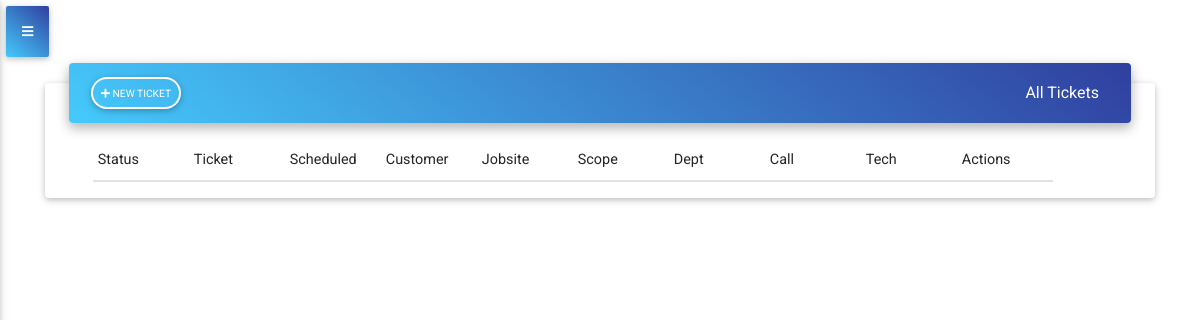
Page /tickets/ (signed in) on the earlier database version.
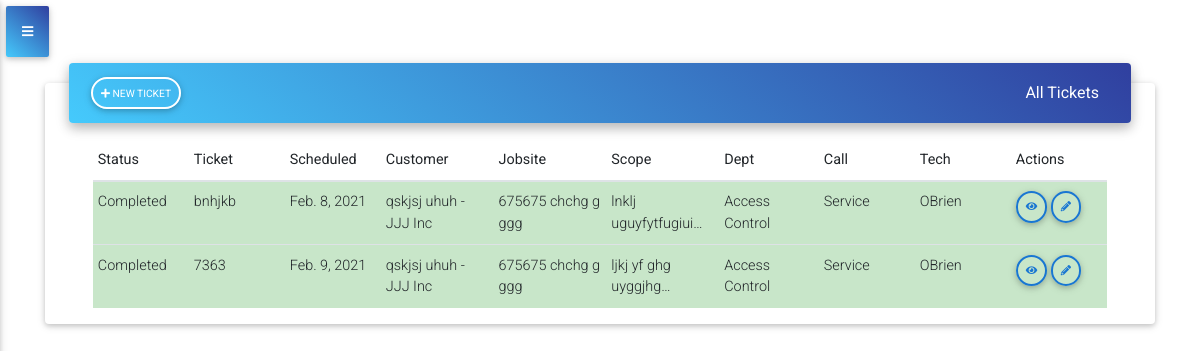
Same page on the later database version.
### ticket/models.py (models this page shows, shortened)
class Ticket(models.Model):
    ticket_number = models.CharField(primary_key=True, max_length=10)
    t_customer = models.ForeignKey(Customer,null=True, on_delete=models.SET_NULL)
    t_jobsite = models.ForeignKey(Jobsite, null=True, on_delete=models.SET_NULL)
    stop = models.CharField(choices=STOP, max_length=254, default='1st')
    assigned = models.ManyToManyField(AccountUser, blank=True)
    department = models.ForeignKey(ServiceProvided,null=True, on_delete=models.SET_NULL)
    t_type = models.ForeignKey(TicketType,null=True, on_delete=models.SET_NULL)
    scope = models.TextField()
    repair_notes = models.TextField(blank=True)
    additional_work = models.TextField(blank=True)
    schedule = models.DateField(default=datetime.date.today)
    start_job = models.BooleanField(default=False)
    completed = models.BooleanField(default=False)
    created_at = models.DateTimeField(auto_now_add=True)
    updated_at = models.DateTimeField(auto_now=True)
    start_time = models.DateTimeField(blank=True,null=True)
    end_time = models.DateTimeField(blank=True,null=True)
    account = models.ForeignKey(AccountCompany, on_delete=models.CASCADE)

class ServiceProvided(models.Model):
    name = models.CharField(max_length=100)
    account = models.ForeignKey(AccountCompany, on_delete=models.CASCADE)
    def __str__(self):
        return self.name

class TicketType(models.Model):
    name = models.CharField(max_length=100)
    account = models.ForeignKey(AccountCompany, on_delete=models.CASCADE)
    def __str__(self):
        return self.name

### customer/models.py (models this page shows, shortened)
class Customer(models.Model):
    fname = models.CharField(max_length=50)
    lname = models.CharField(max_length=50)
    email = models.EmailField()
    phone_number = PhoneField()
    company = models.ForeignKey(Company,null=True, on_delete=models.SET_NULL)
    note = models.TextField()
    account = models.ForeignKey(AccountCompany, on_delete=models.CASCADE)
    def __str__(self):
        return self.fname + ' ' + self.lname + ' - ' + str(self.company)

class Company(models.Model):
    name = models.CharField(max_length=100)
    address1 = models.CharField(max_length=100)
    address2 = models.CharField(max_length=100, blank=True)
    city = models.CharField(max_length=100)
    state = models.CharField(max_length=2)
    zip_code = models.PositiveIntegerField()
    account = models.ForeignKey(AccountCompany, on_delete=models.CASCADE)
    def __str__(self):
        return self.name

class Jobsite(models.Model):
    address1 = models.CharField(max_length=100)
    address2 = models.CharField(max_length=100, blank=True)
    city = models.CharField(max_length=100)
    state = models.CharField(max_length=2)
    zip_code = models.PositiveIntegerField()
    contact_name = models.CharField(max_length=100)
    contact_phone = PhoneField()
    account = models.ForeignKey(AccountCompany, on_delete=models.CASCADE)
    def __str__(self):
        return self.address1 +' '+ self.address2 +' '+ self.city

### accounts/models.py (models this page shows)
class AccountUser(models.Model):
    user = models.OneToOneField(User, on_delete=models.CASCADE)
    account = models.ForeignKey(AccountCompany, on_delete=models.CASCADE)
    company = models.CharField(max_length=100, blank=True)
    role = models.CharField(choices=ROLES, max_length=20, null=True, default='Tech')
    def __str__(self):
        return str(self.user.username)

### ticket/views.py (the view)
# urls.py: path('tickets/', views.TicketListView.as_view(), name='all_tickets'),
class TicketListView(LoginRequiredMixin,ListView):
    model = Ticket
    context_object_name = 'ticket'
    def get_context_data(self, **kwargs):
        context = super().get_context_data(**kwargs)
        context['tech_ticket'] = tech_tickets(self.request)
        context['ticket_count'] = ticket_count(self.request)
        context['tech_ticket_count'] = tech_ticket_count(self.request)
        context['todays_tickets'] = todays_tickets(self.request)
        context['tech_todays_tickets'] = tech_todays_tickets(self.request)
        context['todays_tickets_count'] = todays_tickets_count(self.request)
        context['in_progress_count'] = in_progress_count(self.request)
        context['completed_today_tickets_count'] = completed_today_tickets_count(self.request)
        context['tech_todays_tickets_count'] = tech_todays_tickets_count(self.request)
        context['tech_completed_today_tickets_count'] = tech_completed_today_tickets_count(self.request)
        context['ticket'] = ticket(self.request)
        return context

### accounts/models.py (called while the page is built)
    def __str__(self):
        return self.company_name

### service_ticket_app/utils.py (called while the page is built)
def ticket_count(request):
    count = Ticket.objects.filter(account=request.user.accountuser.account).count()
    return count

def todays_tickets_count(request):
    todays_tickets_count = Ticket.objects.filter(account=request.user.accountuser.account, schedule=datetime.date.today()).count()
    return todays_tickets_count

def todays_tickets(request):
    todays_tickets = Ticket.objects.filter(account=request.user.accountuser.account, schedule=datetime.date.today())
    return todays_tickets

def in_progress_count(request):
    in_progress_count = Ticket.objects.filter(account=request.user.accountuser.account, schedule=datetime.date.today(),start_job=True,completed=False).count()
    return in_progress_count

def completed_today_tickets_count(request):
    completed_today_tickets_count = Ticket.objects.filter(account=request.user.accountuser.account, schedule=datetime.date.today(), start_job=True, completed=True).count()
    return completed_today_tickets_count

def tech_ticket_count(request):
    count = Ticket.objects.filter(account=request.user.accountuser.account, assigned=request.user.accountuser).count()
    return count

### ticket/templates/ticket/ticket_list.html (shortened to what this page needs)
{% extends 'base.html' %}
{% block content %}
<div class="card card-cascade narrower">
    <div class="view view-cascade gradient-card-header blue-gradient narrower py-2 mx-4 mb-3 d-flex justify-content-between align-items-center">
        <div class='justify-content-start'>
            <a href="{% url 'ticket_app:new_ticket' %}" type="button" class="btn btn-outline-white btn-rounded btn-sm px-2">
                <i class="fas fa-plus mt-0"></i> New Ticket
            </a>
        </div>
        <div>
            <div class="white-text mx-3">All Tickets</div>
        </div>
    </div>
    <div class="px-5">
        <div class="table-wrapper">
            <table id="ticket_list" class="table table-hover table-sm table-responsive" width="100%">
                <thead>
                    <tr>
                        <th class="th-sm">Status
                        </th>
                        <th class="th-sm">Ticket
                        </th>
                        <th class="th-sm">Scheduled
                        </th>
                        <th class="th-sm">Customer
                        </th>
                        <th class="th-sm">Jobsite
                        </th>
                        <th class="th-sm">Scope
                        </th>
                        <th class="th-sm">Dept
                        </th>
                        <th class="th-sm">Call
                        </th>
                        <th class="th-sm">Tech
                        </th>
                        <th class="th-sm">Actions
                        </th>
                    </tr>
                </thead>
                <tbody>
                {% if user.accountuser.role == 'Admin' %}
                    {% for t in ticket %}
                    {% if t.completed == True %}
                        <tr class="green lighten-4">
                            <td>Completed</td>
                    {% elif t.start_job == True and t.completed == False %}
                        <tr class="blue lighten-4">
                            <td>In Progress</td>
                    {% else %}
                        <tr class="grey lighten-2">
                            <td>Incomplete</td>
                    {% endif %}
                            <td>{{ t.ticket_number }}</td>
                            <td> {{ t.schedule }} </td>
                            <td>{{ t.t_customer}}</td>
                            <td>{{ t.t_jobsite }}</td>
                            <td>{{ t.scope|truncatechars:20 }}</td>
                            <td>{{ t.department }}</td>
                            <td>{{ t.t_type }}</td>
                            <td>
                                {% for t in t.assigned.all %}
                                    {{ t }}
                                {% endfor %}
                            </td>
                            <td>
                                <a href="{% url 'ticket_app:ticket_detail' pk=t.ticket_number %}" type="button" class="btn btn-outline-blue btn-rounded btn-sm px-2">
                                    <i class="fas fa-eye lt mt-0"></i>
                                </a>
                                <a href="{% url 'ticket_app:ticket_update' pk=t.ticket_number %}" type="button" class="btn btn-outline-blue btn-rounded btn-sm px-2">
                                    <i class="fas fa-pencil-alt lt mt-0"></i>
                                </a>
                            </td>
                        </tr>
                    {% endfor %}
                {% endif %}
                </tbody>
            </table>
        </div>
    </div>
</div>
{% endblock %}

Differences in the rows shown:
added Ticket: completed "Completed", ticket_number "bnhjkb", schedule "Feb. 8, 2021", t_customer "qskjsj uhuh - JJJ Inc", t_jobsite "675675 chchg g ggg", scope "lnklj uguyfytfugiui…", department "Access Control", t_type "Service"
now on this page (row unchanged): AccountUser: user.username "OBrien"
added Ticket: completed "Completed", ticket_number "7363", schedule "Feb. 9, 2021", t_customer "qskjsj uhuh - JJJ Inc", t_jobsite "675675 chchg g ggg", scope "ljkj yf ghg uyggjhg…", department "Access Control", t_type "Service"
